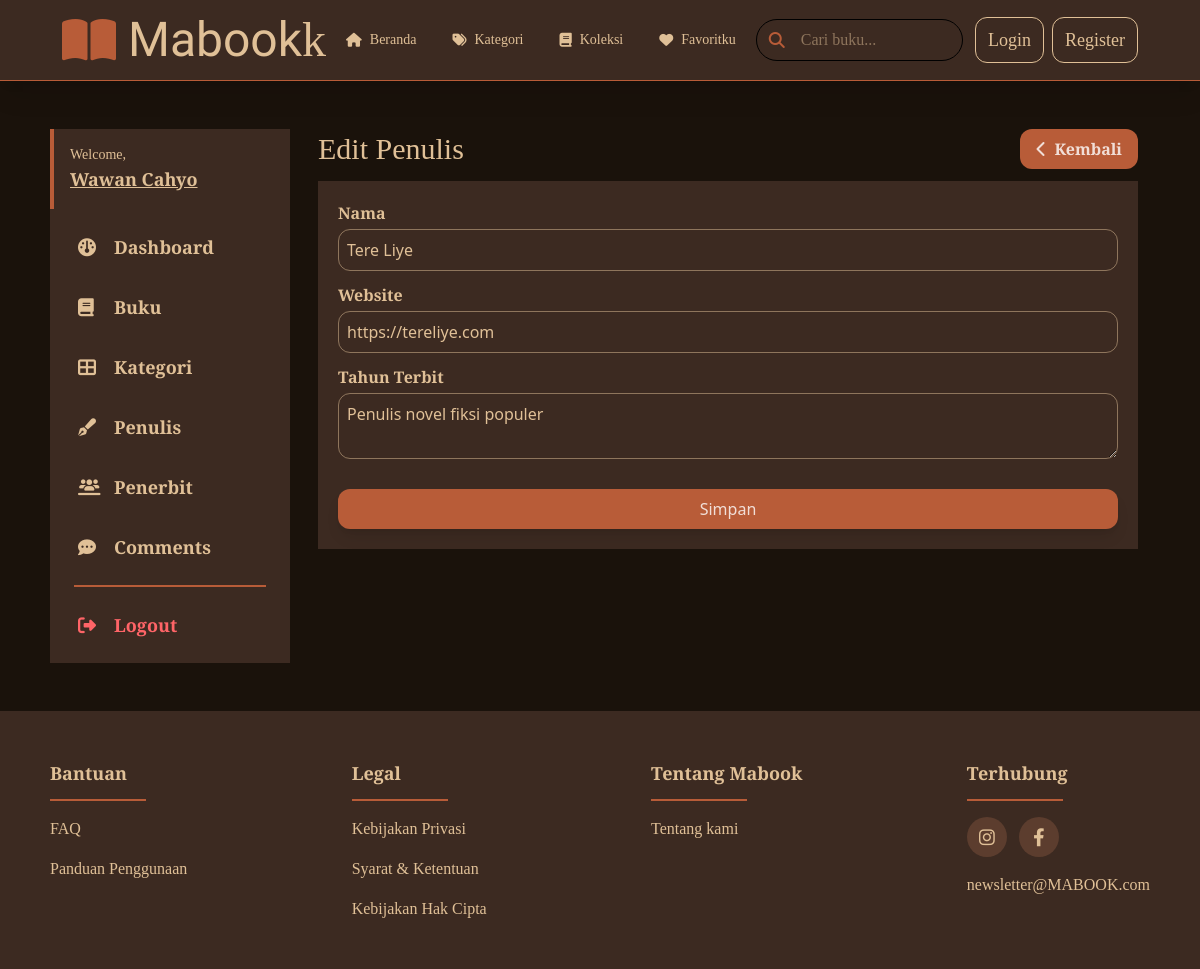
/admin/author-update.php?id=2, run on the app's committed database.
### tables this page shows
CREATE TABLE `authors` (
  `id` bigint UNSIGNED NOT NULL,
  `name` varchar(255) NOT NULL,
  `website` varchar(255) DEFAULT NULL,
  `description` mediumtext,
  `created_at` datetime NOT NULL
);

### config/config.php (called while the page is built, shortened)
<?php
$old = $_SESSION['old'] ?? null;

### functions/authors.php (called while the page is built, shortened)
<?php
require_once __DIR__ . '/../config/db.php';
function getAuthor(int $id): ?array
{
    global $conn;
    $stmt = $conn->prepare('SELECT * FROM authors WHERE id = ?');
    $stmt->bind_param('i', $id);
    $stmt->execute();
    $result = $stmt->get_result();
    return $result->fetch_assoc() ?: null;
}

### admin/author-update.php (the view, shortened to what this page needs)
<?php require_once(__DIR__ . '/../config/config.php') ?>
<?php require_once(__DIR__ . '/../functions/authors.php') ?>
<?php
$id = $_GET['id'];
$author = getAuthor($id);
?>
<!DOCTYPE html>
<html lang="en">
<head>
    <link rel="stylesheet" href="https://cdnjs.cloudflare.com/ajax/libs/font-awesome/6.4.0/css/all.min.css">
    <link rel="stylesheet" href="/css/output.css">
    <link rel="stylesheet" href="/mabook/src/output.css">
</head>
<body class="bg-[url('https://www.transparenttextures.com/patterns/black-paper.png')] bg-[#1A120B]">
    <?php require_once(__DIR__ . '/../include/header.php') ?>
    <div class="w-11/12 max-w-[1200px] mx-auto mt-12 flex items-start gap-4 relative">
        <?php require_once(__DIR__ . '/../include/admin-sidebar.php') ?>
        <div class="w-full px-3">
            <div>
                <div class="font-crimson text-mabook-light flex justify-between items-center">
                    <div class="text-3xl">Edit Penulis</div>
                    <a href="authors.php" class="bg-mabook-midtone text-white/80 py-2 px-4 rounded-xl duration-200 hover:-translate-y-0.5 active:translate-y-1">
                        <div class="flex gap-2 items-center font-semibold">
                            <i class="fas fa-chevron-left"></i>
                            Kembali
                        </div>
                    </a>
                </div>
                <div class="bg-mabook-primary w-full p-5 mt-3">
                    <form action="#" method="POST">
                        <div class="mb-3">
                            <label for="name" class="mabook-label">Nama</label>
                            <input type="text" id="name" name="name" value="<?= $old['name'] ?? $author['name'] ?>" class="mabook-form-control" placeholder="Tuliskan nama penulis...">
                        </div>
                        <div class="mb-3">
                            <label for="website" class="mabook-label">Website</label>
                            <input type="text" id="website" name="website" value="<?= $old['website'] ?? $author['website'] ?>" class="mabook-form-control" placeholder="Tuliskan alamat website penulis...">
                        </div>
                        <div class="mb-3">
                            <label for="description" class="mabook-label">Tahun Terbit</label>
                            <textarea name="description" id="description" placeholder="Tuliskan deskripsi tentang penulis..." class="mabook-form-control"><?= $old['description'] ?? $author['description'] ?></textarea>
                        </div>
                        <button class="mabook-btn-primary mt-3">Simpan</button>
                    </form>
                </div>
            </div>
        </div>
    </div>
    <?php require_once(__DIR__ . '/../include/footer.php') ?>
</body>
</html>

### data on the page
authors: name "Tere Liye", website "https://tereliye.com", description "Penulis novel fiksi populer"

### other printed values
$menu['label'] "Beranda"
$menu['label'] "Kategori"
$menu['label'] "Koleksi"
$menu['label'] "Favoritku"
